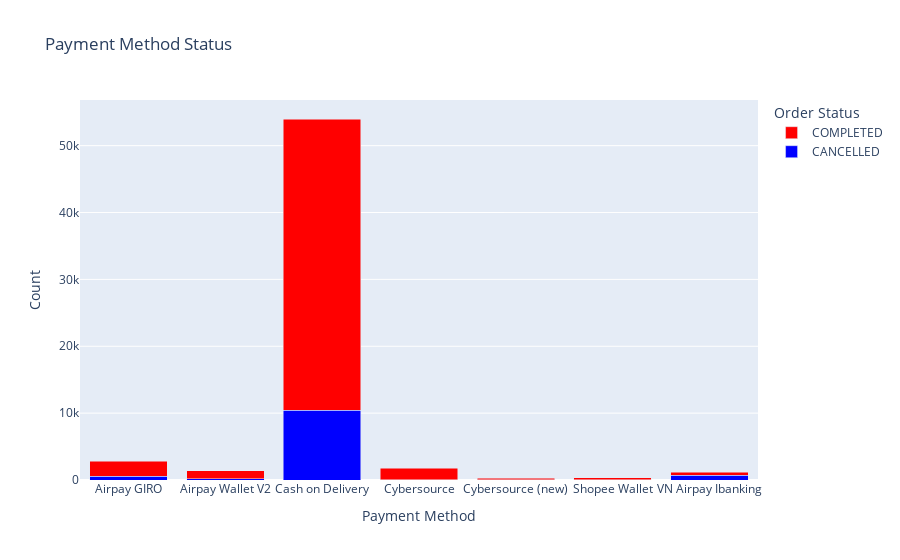

The code cell stored with this chart in its notebook:
### Code cell
new_payment_method_status = pd.pivot_table(df, index="new_payment_method", columns="order_status", aggfunc="size", fill_value=0)

# Lấy danh sách phương thức thanh toán
payment_methods = new_payment_method_status.index.tolist()

# Tạo danh sách màu sắc cho các trạng thái đơn
colors = ["blue", "red"]

# Tạo danh sách các trace
traces = []
for i, order_status in enumerate(new_payment_method_status.columns):
    counts = new_payment_method_status[order_status].values
    trace = go.Bar(
        x=payment_methods,
        y=counts,
        name=order_status,
        marker=dict(color=colors[i])
    )
    traces.append(trace)

# Tạo đối tượng Figure
fig = go.Figure(data=traces)

# Cấu hình layout
fig.update_layout(
    title="Payment Method Status",
    xaxis_title="Payment Method",
    yaxis_title="Count",
    barmode='stack',
    legend_title="Order Status"
)

# Hiển thị biểu đồ
fig.show()

### Figure 1 — Plotly figure (JSON) as saved in the notebook; plotly's stock layout.template omitted (floating-point values rounded to 4 significant figures)
{"data": [{"marker": {"color": "blue"}, "name": "CANCELLED", "type": "bar", "x": ["Airpay GIRO", "Airpay Wallet V2", "Cash on Delivery", "Cybersource", "Cybersource (new)", "Shopee Wallet", "VN Airpay Ibanking"], "y": [597, 168, 10418, 51, 37, 25, 715]}, {"marker": {"color": "red"}, "name": "COMPLETED", "type": "bar", "x": ["Airpay GIRO", "Airpay Wallet V2", "Cash on Delivery", "Cybersource", "Cybersource (new)", "Shopee Wallet", "VN Airpay Ibanking"], "y": [2207, 1199, 43570, 1732, 209, 341, 459]}], "layout": {"barmode": "stack", "legend": {"title": {"text": "Order Status"}}, "title": {"text": "Payment Method Status"}, "xaxis": {"title": {"text": "Payment Method"}}, "yaxis": {"title": {"text": "Count"}}}}
